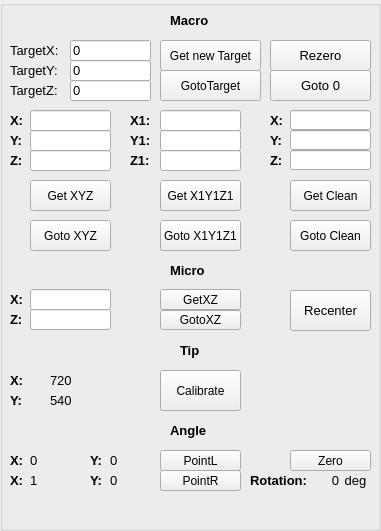
   <widget class="QGroupBox" name="tabs_status">
    <property name="geometry">
     <rect>
      <x>430</x>
      <y>10</y>
      <width>381</width>
      <height>531</height>
     </rect>
    </property>
    <property name="font">
     <font>
      <family>Arial</family>
      <pointsize>10</pointsize>
     </font>
    </property>
    <property name="title">
     <string/>
    </property>
    <property name="alignment">
     <set>Qt::AlignCenter</set>
    </property>
    <widget class="QPushButton" name="rezero">
     <property name="geometry">
      <rect>
       <x>270</x>
       <y>40</y>
       <width>101</width>
       <height>31</height>
      </rect>
     </property>
     <property name="font">
      <font>
       <family>Arial</family>
       <pointsize>10</pointsize>
      </font>
     </property>
     <property name="text">
      <string>Rezero</string>
     </property>
    </widget>
    <widget class="QLineEdit" name="target_y">
     <property name="geometry">
      <rect>
       <x>70</x>
       <y>60</y>
       <width>81</width>
       <height>21</height>
      </rect>
     </property>
     <property name="font">
      <font>
       <family>Arial</family>
       <pointsize>10</pointsize>
      </font>
     </property>
     <property name="text">
      <string>0</string>
     </property>
    </widget>
    <widget class="QLineEdit" name="target_x">
     <property name="geometry">
      <rect>
       <x>70</x>
       <y>40</y>
       <width>81</width>
       <height>21</height>
      </rect>
     </property>
     <property name="font">
      <font>
       <family>Arial</family>
       <pointsize>10</pointsize>
      </font>
     </property>
     <property name="text">
      <string>0</string>
     </property>
    </widget>
    <widget class="QLineEdit" name="X_7">
     <property name="geometry">
      <rect>
       <x>290</x>
       <y>110</y>
       <width>81</width>
       <height>20</height>
      </rect>
     </property>
     <property name="font">
      <font>
       <family>Arial</family>
       <pointsize>10</pointsize>
      </font>
     </property>
    </widget>
    <widget class="QLabel" name="label_58">
     <property name="geometry">
      <rect>
       <x>10</x>
       <y>80</y>
       <width>71</width>
       <height>21</height>
      </rect>
     </property>
     <property name="font">
      <font>
       <family>Arial</family>
       <pointsize>10</pointsize>
      </font>
     </property>
     <property name="text">
      <string>TargetZ:</string>
     </property>
    </widget>
    <widget class="QLabel" name="label_63">
     <property name="geometry">
      <rect>
       <x>130</x>
       <y>130</y>
       <width>31</width>
       <height>21</height>
      </rect>
     </property>
     <property name="font">
      <font>
       <family>Arial</family>
       <pointsize>10</pointsize>
       <weight>75</weight>
       <bold>true</bold>
      </font>
     </property>
     <property name="text">
      <string>Y1:</string>
     </property>
    </widget>
    <widget class="QLabel" name="label_53">
     <property name="geometry">
      <rect>
       <x>10</x>
       <y>150</y>
       <width>31</width>
       <height>21</height>
      </rect>
     </property>
     <property name="font">
      <font>
       <family>Arial</family>
       <pointsize>10</pointsize>
       <weight>75</weight>
       <bold>true</bold>
      </font>
     </property>
     <property name="text">
      <string>Z:</string>
     </property>
    </widget>
    <widget class="QLineEdit" name="X_5">
     <property name="geometry">
      <rect>
       <x>290</x>
       <y>150</y>
       <width>81</width>
       <height>20</height>
      </rect>
     </property>
     <property name="font">
      <font>
       <family>Arial</family>
       <pointsize>10</pointsize>
      </font>
     </property>
    </widget>
    <widget class="QPushButton" name="get_xyz_2">
     <property name="geometry">
      <rect>
       <x>160</x>
       <y>40</y>
       <width>101</width>
       <height>31</height>
      </rect>
     </property>
     <property name="font">
      <font>
       <family>Arial</family>
       <pointsize>9</pointsize>
      </font>
     </property>
     <property name="text">
      <string>Get new Target</string>
     </property>
    </widget>
    <widget class="QLineEdit" name="X_4">
     <property name="geometry">
      <rect>
       <x>160</x>
       <y>110</y>
       <width>81</width>
       <height>21</height>
      </rect>
     </property>
     <property name="font">
      <font>
       <family>Arial</family>
       <pointsize>10</pointsize>
      </font>
     </property>
    </widget>
    <widget class="QLineEdit" name="Z_3">
     <property name="geometry">
      <rect>
       <x>160</x>
       <y>150</y>
       <width>81</width>
       <height>21</height>
      </rect>
     </property>
     <property name="font">
      <font>
       <family>Arial</family>
       <pointsize>10</pointsize>
      </font>
     </property>
    </widget>
    <widget class="QPushButton" name="rezero_2">
     <property name="geometry">
      <rect>
       <x>270</x>
       <y>70</y>
       <width>101</width>
       <height>31</height>
      </rect>
     </property>
     <property name="font">
      <font>
       <family>Arial</family>
       <pointsize>10</pointsize>
      </font>
     </property>
     <property name="text">
      <string>Goto 0</string>
     </property>
    </widget>
    <widget class="QLabel" name="label_62">
     <property name="geometry">
      <rect>
       <x>130</x>
       <y>110</y>
       <width>31</width>
       <height>21</height>
      </rect>
     </property>
     <property name="font">
      <font>
       <family>Arial</family>
       <pointsize>10</pointsize>
       <weight>75</weight>
       <bold>true</bold>
      </font>
     </property>
     <property name="text">
      <string>X1:</string>
     </property>
    </widget>
    <widget class="QLineEdit" name="Z">
     <property name="geometry">
      <rect>
       <x>30</x>
       <y>150</y>
       <width>81</width>
       <height>21</height>
      </rect>
     </property>
     <property name="font">
      <font>
       <family>Arial</family>
       <pointsize>10</pointsize>
      </font>
     </property>
    </widget>
    <widget class="QLabel" name="label_64">
     <property name="geometry">
      <rect>
       <x>130</x>
       <y>150</y>
       <width>31</width>
       <height>21</height>
      </rect>
     </property>
     <property name="font">
      <font>
       <family>Arial</family>
       <pointsize>10</pointsize>
       <weight>75</weight>
       <bold>true</bold>
      </font>
     </property>
     <property name="text">
      <string>Z1:</string>
     </property>
    </widget>
    <widget class="QPushButton" name="goto_target">
     <property name="geometry">
      <rect>
       <x>160</x>
       <y>70</y>
       <width>101</width>
       <height>31</height>
      </rect>
     </property>
     <property name="font">
      <font>
       <family>Arial</family>
       <pointsize>9</pointsize>
      </font>
     </property>
     <property name="cursor">
      <cursorShape>UpArrowCursor</cursorShape>
     </property>
     <property name="contextMenuPolicy">
      <enum>Qt::NoContextMenu</enum>
     </property>
     <property name="layoutDirection">
      <enum>Qt::LeftToRight</enum>
     </property>
     <property name="text">
      <string>GotoTarget</string>
     </property>
    </widget>
    <widget class="QLabel" name="label_83">
     <property name="geometry">
      <rect>
       <x>270</x>
       <y>110</y>
       <width>31</width>
       <height>21</height>
      </rect>
     </property>
     <property name="font">
      <font>
       <family>Arial</family>
       <pointsize>10</pointsize>
       <weight>75</weight>
       <bold>true</bold>
      </font>
     </property>
     <property name="text">
      <string>X:</string>
     </property>
    </widget>
    <widget class="QLabel" name="label_57">
     <property name="geometry">
      <rect>
       <x>10</x>
       <y>60</y>
       <width>71</width>
       <height>21</height>
      </rect>
     </property>
     <property name="font">
      <font>
       <family>Arial</family>
       <pointsize>10</pointsize>
      </font>
     </property>
     <property name="text">
      <string>TargetY:</string>
     </property>
    </widget>
    <widget class="QLineEdit" name="target_z">
     <property name="geometry">
      <rect>
       <x>70</x>
       <y>80</y>
       <width>81</width>
       <height>21</height>
      </rect>
     </property>
     <property name="font">
      <font>
       <family>Arial</family>
       <pointsize>10</pointsize>
      </font>
     </property>
     <property name="text">
      <string>0</string>
     </property>
    </widget>
    <widget class="QPushButton" name="goto_xyz">
     <property name="geometry">
      <rect>
       <x>30</x>
       <y>220</y>
       <width>81</width>
       <height>31</height>
      </rect>
     </property>
     <property name="font">
      <font>
       <family>Arial</family>
       <pointsize>9</pointsize>
      </font>
     </property>
     <property name="text">
      <string>Goto XYZ</string>
     </property>
    </widget>
    <widget class="QPushButton" name="goto_xyz_2">
     <property name="geometry">
      <rect>
       <x>160</x>
       <y>220</y>
       <width>81</width>
       <height>31</height>
      </rect>
     </property>
     <property name="font">
      <font>
       <family>Arial</family>
       <pointsize>9</pointsize>
      </font>
     </property>
     <property name="text">
      <string>Goto X1Y1Z1</string>
     </property>
    </widget>
    <widget class="QPushButton" name="get_xyz_4">
     <property name="geometry">
      <rect>
       <x>290</x>
       <y>180</y>
       <width>81</width>
       <height>31</height>
      </rect>
     </property>
     <property name="font">
      <font>
       <family>Arial</family>
       <pointsize>9</pointsize>
      </font>
     </property>
     <property name="text">
      <string>Get Clean</string>
     </property>
    </widget>
    <widget class="QLabel" name="label_52">
     <property name="geometry">
      <rect>
       <x>10</x>
       <y>130</y>
       <width>31</width>
       <height>21</height>
      </rect>
     </property>
     <property name="font">
      <font>
       <family>Arial</family>
       <pointsize>10</pointsize>
       <weight>75</weight>
       <bold>true</bold>
      </font>
     </property>
     <property name="text">
      <string>Y:</string>
     </property>
    </widget>
    <widget class="QLabel" name="label_56">
     <property name="geometry">
      <rect>
       <x>10</x>
       <y>40</y>
       <width>71</width>
       <height>21</height>
      </rect>
     </property>
     <property name="font">
      <font>
       <family>Arial</family>
       <pointsize>10</pointsize>
      </font>
     </property>
     <property name="text">
      <string>TargetX:</string>
     </property>
    </widget>
    <widget class="QLineEdit" name="X_6">
     <property name="geometry">
      <rect>
       <x>290</x>
       <y>130</y>
       <width>81</width>
       <height>20</height>
      </rect>
     </property>
     <property name="font">
      <font>
       <family>Arial</family>
       <pointsize>10</pointsize>
      </font>
     </property>
    </widget>
    <widget class="QLineEdit" name="Y_2">
     <property name="geometry">
      <rect>
       <x>160</x>
       <y>130</y>
       <width>81</width>
       <height>21</height>
      </rect>
     </property>
     <property name="font">
      <font>
       <family>Arial</family>
       <pointsize>10</pointsize>
      </font>
     </property>
     <property name="toolTipDuration">
      <number>4</number>
     </property>
     <property name="clearButtonEnabled">
      <bool>false</bool>
     </property>
    </widget>
    <widget class="QPushButton" name="get_xyz">
     <property name="geometry">
      <rect>
       <x>30</x>
       <y>180</y>
       <width>81</width>
       <height>31</height>
      </rect>
     </property>
     <property name="font">
      <font>
       <family>Arial</family>
       <pointsize>9</pointsize>
      </font>
     </property>
     <property name="text">
      <string>Get XYZ</string>
     </property>
    </widget>
    <widget class="QLabel" name="label_84">
     <property name="geometry">
      <rect>
       <x>270</x>
       <y>150</y>
       <width>31</width>
       <height>21</height>
      </rect>
     </property>
     <property name="font">
      <font>
       <family>Arial</family>
       <pointsize>10</pointsize>
       <weight>75</weight>
       <bold>true</bold>
      </font>
     </property>
     <property name="text">
      <string>Z:</string>
     </property>
    </widget>
    <widget class="QPushButton" name="get_xyz_3">
     <property name="geometry">
      <rect>
       <x>160</x>
       <y>180</y>
       <width>81</width>
       <height>31</height>
      </rect>
     </property>
     <property name="font">
      <font>
       <family>Arial</family>
       <pointsize>9</pointsize>
      </font>
     </property>
     <property name="text">
      <string>Get X1Y1Z1</string>
     </property>
    </widget>
    <widget class="QLineEdit" name="Y">
     <property name="geometry">
      <rect>
       <x>30</x>
       <y>130</y>
       <width>81</width>
       <height>21</height>
      </rect>
     </property>
     <property name="font">
      <font>
       <family>Arial</family>
       <pointsize>10</pointsize>
      </font>
     </property>
     <property name="toolTipDuration">
      <number>4</number>
     </property>
     <property name="clearButtonEnabled">
      <bool>false</bool>
     </property>
    </widget>
    <widget class="QPushButton" name="goto_target_2">
     <property name="geometry">
      <rect>
       <x>290</x>
       <y>220</y>
       <width>81</width>
       <height>31</height>
      </rect>
     </property>
     <property name="font">
      <font>
       <family>Arial</family>
       <pointsize>9</pointsize>
      </font>
     </property>
     <property name="cursor">
      <cursorShape>UpArrowCursor</cursorShape>
     </property>
     <property name="contextMenuPolicy">
      <enum>Qt::NoContextMenu</enum>
     </property>
     <property name="layoutDirection">
      <enum>Qt::LeftToRight</enum>
     </property>
     <property name="text">
      <string>Goto Clean</string>
     </property>
    </widget>
    <widget class="QLabel" name="label_51">
     <property name="geometry">
      <rect>
       <x>10</x>
       <y>110</y>
       <width>21</width>
       <height>21</height>
      </rect>
     </property>
     <property name="font">
      <font>
       <family>Arial</family>
       <pointsize>10</pointsize>
       <weight>75</weight>
       <bold>true</bold>
      </font>
     </property>
     <property name="text">
      <string>X:</string>
     </property>
    </widget>
    <widget class="QLabel" name="label_85">
     <property name="geometry">
      <rect>
       <x>270</x>
       <y>130</y>
       <width>20</width>
       <height>21</height>
      </rect>
     </property>
     <property name="font">
      <font>
       <family>Arial</family>
       <pointsize>10</pointsize>
       <weight>75</weight>
       <bold>true</bold>
      </font>
     </property>
     <property name="text">
      <string>Y:</string>
     </property>
    </widget>
    <widget class="QLineEdit" name="X">
     <property name="geometry">
      <rect>
       <x>30</x>
       <y>110</y>
       <width>81</width>
       <height>21</height>
      </rect>
     </property>
     <property name="font">
      <font>
       <family>Arial</family>
       <pointsize>10</pointsize>
      </font>
     </property>
    </widget>
    <widget class="QLabel" name="label_65">
     <property name="geometry">
      <rect>
       <x>170</x>
       <y>10</y>
       <width>61</width>
       <height>21</height>
      </rect>
     </property>
     <property name="font">
      <font>
       <family>Arial</family>
       <pointsize>10</pointsize>
       <weight>75</weight>
       <bold>true</bold>
      </font>
     </property>
     <property name="text">
      <string>Macro</string>
     </property>
    </widget>
    <widget class="QPushButton" name="recenter">
     <property name="geometry">
      <rect>
       <x>290</x>
       <y>290</y>
       <width>81</width>
       <height>41</height>
      </rect>
     </property>
     <property name="text">
      <string>Recenter</string>
     </property>
    </widget>
    <widget class="QLabel" name="label_66">
     <property name="geometry">
      <rect>
       <x>170</x>
       <y>260</y>
       <width>51</width>
       <height>21</height>
      </rect>
     </property>
     <property name="font">
      <font>
       <family>Arial</family>
       <pointsize>10</pointsize>
       <weight>75</weight>
       <bold>true</bold>
      </font>
     </property>
     <property name="text">
      <string>Micro</string>
     </property>
    </widget>
    <widget class="QPushButton" name="goto_xz">
     <property name="geometry">
      <rect>
       <x>160</x>
       <y>310</y>
       <width>81</width>
       <height>20</height>
      </rect>
     </property>
     <property name="font">
      <font>
       <family>Arial</family>
       <pointsize>9</pointsize>
      </font>
     </property>
     <property name="text">
      <string>GotoXZ</string>
     </property>
    </widget>
    <widget class="QLabel" name="label_59">
     <property name="geometry">
      <rect>
       <x>10</x>
       <y>309</y>
       <width>31</width>
       <height>21</height>
      </rect>
     </property>
     <property name="font">
      <font>
       <family>Arial</family>
       <pointsize>10</pointsize>
       <weight>75</weight>
       <bold>true</bold>
      </font>
     </property>
     <property name="text">
      <string>Z:</string>
     </property>
    </widget>
    <widget class="QLineEdit" name="Z_2">
     <property name="geometry">
      <rect>
       <x>30</x>
       <y>309</y>
       <width>81</width>
       <height>21</height>
      </rect>
     </property>
     <property name="font">
      <font>
       <family>Arial</family>
       <pointsize>10</pointsize>
      </font>
     </property>
    </widget>
    <widget class="QPushButton" name="get_xz">
     <property name="geometry">
      <rect>
       <x>160</x>
       <y>289</y>
       <width>81</width>
       <height>21</height>
      </rect>
     </property>
     <property name="font">
      <font>
       <family>Arial</family>
       <pointsize>9</pointsize>
      </font>
     </property>
     <property name="text">
      <string>GetXZ</string>
     </property>
    </widget>
    <widget class="QLineEdit" name="X_2">
     <property name="geometry">
      <rect>
       <x>30</x>
       <y>289</y>
       <width>81</width>
       <height>21</height>
      </rect>
     </property>
     <property name="font">
      <font>
       <family>Arial</family>
       <pointsize>10</pointsize>
      </font>
     </property>
    </widget>
    <widget class="QLabel" name="label_55">
     <property name="geometry">
      <rect>
       <x>10</x>
       <y>289</y>
       <width>31</width>
       <height>21</height>
      </rect>
     </property>
     <property name="font">
      <font>
       <family>Arial</family>
       <pointsize>10</pointsize>
       <weight>75</weight>
       <bold>true</bold>
      </font>
     </property>
     <property name="text">
      <string>X:</string>
     </property>
    </widget>
    <widget class="QPushButton" name="calibrate">
     <property name="geometry">
      <rect>
       <x>160</x>
       <y>370</y>
       <width>81</width>
       <height>41</height>
      </rect>
     </property>
     <property name="font">
      <font>
       <family>Arial</family>
       <pointsize>9</pointsize>
      </font>
     </property>
     <property name="text">
      <string>Calibrate</string>
     </property>
    </widget>
    <widget class="QLabel" name="label_67">
     <property name="geometry">
      <rect>
       <x>180</x>
       <y>340</y>
       <width>51</width>
       <height>21</height>
      </rect>
     </property>
     <property name="font">
      <font>
       <family>Arial</family>
       <pointsize>10</pointsize>
       <weight>75</weight>
       <bold>true</bold>
      </font>
     </property>
     <property name="text">
      <string>Tip</string>
     </property>
    </widget>
    <widget class="QLabel" name="X_3">
     <property name="geometry">
      <rect>
       <x>50</x>
       <y>370</y>
       <width>51</width>
       <height>21</height>
      </rect>
     </property>
     <property name="text">
      <string>720</string>
     </property>
    </widget>
    <widget class="QLabel" name="label_61">
     <property name="geometry">
      <rect>
       <x>10</x>
       <y>370</y>
       <width>31</width>
       <height>21</height>
      </rect>
     </property>
     <property name="font">
      <font>
       <family>Arial</family>
       <pointsize>10</pointsize>
       <weight>75</weight>
       <bold>true</bold>
      </font>
     </property>
     <property name="text">
      <string>X:</string>
     </property>
    </widget>
    <widget class="QLabel" name="label_60">
     <property name="geometry">
      <rect>
       <x>10</x>
       <y>390</y>
       <width>31</width>
       <height>21</height>
      </rect>
     </property>
     <property name="font">
      <font>
       <family>Arial</family>
       <pointsize>10</pointsize>
       <weight>75</weight>
       <bold>true</bold>
      </font>
     </property>
     <property name="text">
      <string>Y:</string>
     </property>
    </widget>
    <widget class="QLabel" name="Y_3">
     <property name="geometry">
      <rect>
       <x>50</x>
       <y>390</y>
       <width>51</width>
       <height>21</height>
      </rect>
     </property>
     <property name="text">
      <string>540</string>
     </property>
    </widget>
    <widget class="QPushButton" name="zero_deg">
     <property name="geometry">
      <rect>
       <x>290</x>
       <y>450</y>
       <width>81</width>
       <height>21</height>
      </rect>
     </property>
     <property name="font">
      <font>
       <family>Arial</family>
       <pointsize>9</pointsize>
      </font>
     </property>
     <property name="text">
      <string>Zero</string>
     </property>
    </widget>
    <widget class="QLabel" name="x_p2">
     <property name="geometry">
      <rect>
       <x>30</x>
       <y>470</y>
       <width>51</width>
       <height>21</height>
      </rect>
     </property>
     <property name="text">
      <string>1</string>
     </property>
    </widget>
    <widget class="QPushButton" name="point_2">
     <property name="geometry">
      <rect>
       <x>160</x>
       <y>470</y>
       <width>81</width>
       <height>21</height>
      </rect>
     </property>
     <property name="font">
      <font>
       <family>Arial</family>
       <pointsize>9</pointsize>
      </font>
     </property>
     <property name="text">
      <string>PointR</string>
     </property>
    </widget>
    <widget class="QLabel" name="degree">
     <property name="geometry">
      <rect>
       <x>310</x>
       <y>470</y>
       <width>51</width>
       <height>21</height>
      </rect>
     </property>
     <property name="text">
      <string>0</string>
     </property>
     <property name="alignment">
      <set>Qt::AlignCenter</set>
     </property>
    </widget>
    <widget class="QLabel" name="y_p2">
     <property name="geometry">
      <rect>
       <x>110</x>
       <y>470</y>
       <width>51</width>
       <height>21</height>
      </rect>
     </property>
     <property name="text">
      <string>0</string>
     </property>
    </widget>
    <widget class="QLabel" name="label_68">
     <property name="geometry">
      <rect>
       <x>170</x>
       <y>420</y>
       <width>51</width>
       <height>21</height>
      </rect>
     </property>
     <property name="font">
      <font>
       <family>Arial</family>
       <pointsize>10</pointsize>
       <weight>75</weight>
       <bold>true</bold>
      </font>
     </property>
     <property name="text">
      <string>Angle</string>
     </property>
    </widget>
    <widget class="QLabel" name="y_p1">
     <property name="geometry">
      <rect>
       <x>110</x>
       <y>450</y>
       <width>51</width>
       <height>21</height>
      </rect>
     </property>
     <property name="text">
      <string>0</string>
     </property>
    </widget>
    <widget class="QLabel" name="label_72">
     <property name="geometry">
      <rect>
       <x>90</x>
       <y>470</y>
       <width>16</width>
       <height>21</height>
      </rect>
     </property>
     <property name="font">
      <font>
       <family>Arial</family>
       <pointsize>10</pointsize>
       <weight>75</weight>
       <bold>true</bold>
      </font>
     </property>
     <property name="text">
      <string>Y:</string>
     </property>
    </widget>
    <widget class="QLabel" name="X_10">
     <property name="geometry">
      <rect>
       <x>340</x>
       <y>470</y>
       <width>31</width>
       <height>21</height>
      </rect>
     </property>
     <property name="text">
      <string>deg</string>
     </property>
     <property name="alignment">
      <set>Qt::AlignCenter</set>
     </property>
    </widget>
    <widget class="QLabel" name="label_14">
     <property name="geometry">
      <rect>
       <x>250</x>
       <y>470</y>
       <width>81</width>
       <height>21</height>
      </rect>
     </property>
     <property name="font">
      <font>
       <family>Arial</family>
       <pointsize>10</pointsize>
       <weight>75</weight>
       <bold>true</bold>
      </font>
     </property>
     <property name="text">
      <string>Rotation:</string>
     </property>
    </widget>
    <widget class="QLabel" name="x_p1">
     <property name="geometry">
      <rect>
       <x>30</x>
       <y>450</y>
       <width>51</width>
       <height>21</height>
      </rect>
     </property>
     <property name="text">
      <string>0</string>
     </property>
    </widget>
    <widget class="QLabel" name="label_70">
     <property name="geometry">
      <rect>
       <x>90</x>
       <y>450</y>
       <width>16</width>
       <height>21</height>
      </rect>
     </property>
     <property name="font">
      <font>
       <family>Arial</family>
       <pointsize>10</pointsize>
       <weight>75</weight>
       <bold>true</bold>
      </font>
     </property>
     <property name="text">
      <string>Y:</string>
     </property>
    </widget>
    <widget class="QLabel" name="label_71">
     <property name="geometry">
      <rect>
       <x>10</x>
       <y>470</y>
       <width>16</width>
       <height>21</height>
      </rect>
     </property>
     <property name="font">
      <font>
       <family>Arial</family>
       <pointsize>10</pointsize>
       <weight>75</weight>
       <bold>true</bold>
      </font>
     </property>
     <property name="text">
      <string>X:</string>
     </property>
    </widget>
    <widget class="QLabel" name="label_69">
     <property name="geometry">
      <rect>
       <x>10</x>
       <y>450</y>
       <width>16</width>
       <height>21</height>
      </rect>
     </property>
     <property name="font">
      <font>
       <family>Arial</family>
       <pointsize>10</pointsize>
       <weight>75</weight>
       <bold>true</bold>
      </font>
     </property>
     <property name="text">
      <string>X:</string>
     </property>
    </widget>
    <widget class="QPushButton" name="point_1">
     <property name="geometry">
      <rect>
       <x>160</x>
       <y>450</y>
       <width>81</width>
       <height>21</height>
      </rect>
     </property>
     <property name="font">
      <font>
       <family>Arial</family>
       <pointsize>9</pointsize>
      </font>
     </property>
     <property name="text">
      <string>PointL</string>
     </property>
    </widget>
   </widget>
